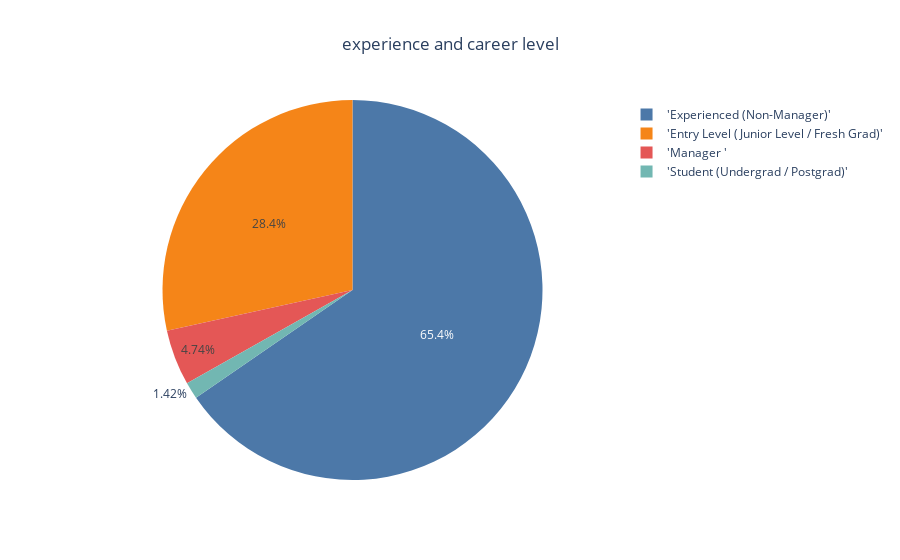

Notebook cell for this chart:
### Code cell
career_level_pie=px.pie(career_level_df , names='career_level' , values='count',
                        color_discrete_sequence=px.colors.qualitative.T10 ,
                       title='experience and career level')
career_level_pie.update_layout(title_x=0.5)

career_level_pie

### Figure 1 — Plotly figure (JSON) as saved in the notebook; plotly's stock layout.template omitted (floating-point values rounded to 4 significant figures)
{"data": [{"domain": {"x": [0, 1], "y": [0, 1]}, "hovertemplate": "career_level=%{label}<br>count=%{value}<extra></extra>", "labels": ["'Entry Level (Junior Level / Fresh Grad)'", "'Experienced (Non-Manager)'", "'Manager '", "'Student (Undergrad / Postgrad)'", "'Entry Level (Junior Level / Fresh Grad)'", "'Experienced (Non-Manager)'", "'Manager '", "'Entry Level (Junior Level / Fresh Grad)'", "'Experienced (Non-Manager)'", "'Manager '", "'Entry Level (Junior Level / Fresh Grad)'", "'Experienced (Non-Manager)'", "'Manager '", "'Entry Level (Junior Level / Fresh Grad)'", "'Experienced (Non-Manager)'", "'Student (Undergrad / Postgrad)'"], "legendgroup": "", "name": "", "showlegend": true, "type": "pie", "values": [20, 26, 4, 1, 14, 48, 1, 19, 48, 4, 4, 13, 1, 3, 3, 2]}], "layout": {"legend": {"tracegroupgap": 0}, "piecolorway": ["#4C78A8", "#F58518", "#E45756", "#72B7B2", "#54A24B", "#EECA3B", "#B279A2", "#FF9DA6", "#9D755D", "#BAB0AC"], "title": {"text": "experience and career level", "x": 0.5}}}
